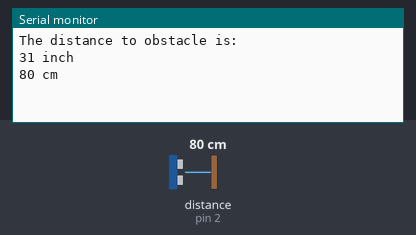
Simulated run of this sketch. Board: Arduino Uno, built with avr-gcc and run on an emulated ATmega328P. Shown: the last lines printed to the serial monitor. Wiring (inferred from the names in the program): ultrasonic range finder: trigger pin 2; echo pin 2. Inputs (shaded band) come from the test bench; at power-on: distance to the obstacle (sensor on pin 2) 80 cm.

Above: at 1.8 s.
1.9 s: distance to the obstacle (sensor on pin 2) set to 2 cm
At 2.7 s:
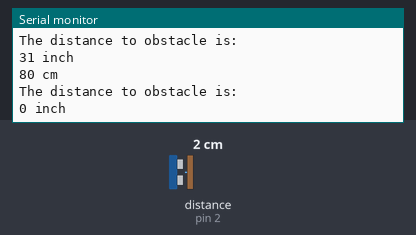
3.4 s: distance to the obstacle (sensor on pin 2) set to 4 cm
At 5.8 s:
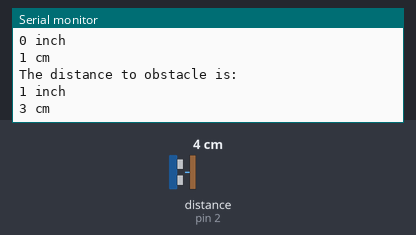
Timing chart, 0 to 7.3 s (numbered marks = the images above; inputs shaded):
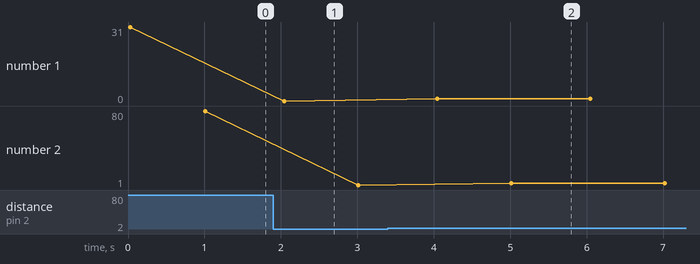

Measured:
- after the input at 1.9 s, the serial monitor: prints a new line after 0.14 s (image 1)
- after the input at 3.4 s, the serial monitor: prints a new line after 0.65 s (image 2)
- plotted number 1: 31 → 0 after the input at 1.9 s
- plotted number 2: 80 → 1 after the input at 1.9 s, 1 → 3 after the input at 3.4 s

The sketch:

L10_DetectDistance.ino
```cpp
#include "Ultrasonic.h"

#define RANGE_PIN 2

int DELAY = 1000;

Ultrasonic ultrasonic(RANGE_PIN);

void setup()
{
    Serial.begin(9600);
}

void loop()
{
    Serial.println("The distance to obstacle is: ");
    long rangeInch = ultrasonic.MeasureInInches();
    Serial.print(rangeInch);
    Serial.println(" inch");
    delay(DELAY);

    long rangeCm = ultrasonic.MeasureInCentimeters();
    Serial.print(rangeCm);
    Serial.println(" cm");
    delay(DELAY);
}
```
